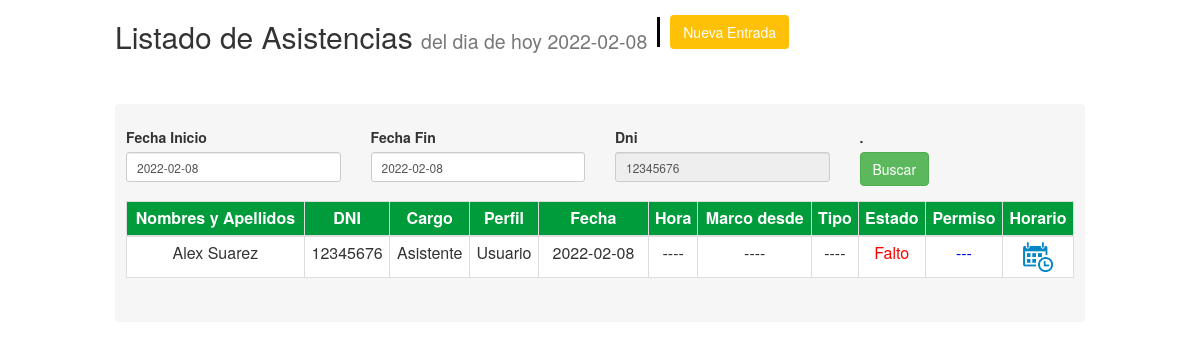
The app's page /modulos/asistencia_usuario/vista_asistencia.php (signed in) with its own data.
### tables this page shows
CREATE TABLE `t_usuario` (
  `id_usuario` int(11) NOT NULL AUTO_INCREMENT,
  `id_perfil` int(11) NOT NULL,
  `dni` varchar(300) NOT NULL,
  `nombre` varchar(300) NOT NULL,
  `apellidos` varchar(300) NOT NULL,
  `id_sexo` int(11) NOT NULL,
  `fecha_nacimiento` date NOT NULL,
  `id_departamento` int(11) NOT NULL,
  `telefono` varchar(300) NOT NULL,
  `clave` varchar(300) NOT NULL,
  `id_cargo` int(11) NOT NULL,
  `id_sede` int(11) NOT NULL,
  `fecha_inicio_contrato` date NOT NULL,
  `fecha_termino_contrato` date NOT NULL,
  `id_usu_crea` int(11) NOT NULL,
  `fec_crea` datetime NOT NULL,
  `id_usu_mod` int(11) NOT NULL,
  `fec_mod` datetime NOT NULL,
  `id_estado` int(11) NOT NULL,
  `id_tipo_contrato_2` int(11) NOT NULL,
  `id_horario` int(11) NOT NULL,
  PRIMARY KEY (`id_usuario`),
  KEY `id_sexo` (`id_sexo`),
  KEY `id_departamento` (`id_departamento`),
  KEY `id_perfil` (`id_perfil`),
  KEY `id_cargo` (`id_cargo`),
  KEY `id_sede` (`id_sede`),
  KEY `id_estado` (`id_estado`),
  KEY `id_horario` (`id_horario`),
  KEY `id_tipo_contrato_2` (`id_tipo_contrato_2`),
  CONSTRAINT `t_usuario_ibfk_1` FOREIGN KEY (`id_perfil`) REFERENCES `t_perfil` (`id_perfil`),
  CONSTRAINT `t_usuario_ibfk_2` FOREIGN KEY (`id_sexo`) REFERENCES `t_sexo` (`id_sexo`),
  CONSTRAINT `t_usuario_ibfk_3` FOREIGN KEY (`id_departamento`) REFERENCES `t_departamento` (`id_departamento`),
  CONSTRAINT `t_usuario_ibfk_4` FOREIGN KEY (`id_cargo`) REFERENCES `t_cargo` (`id_cargo`),
  CONSTRAINT `t_usuario_ibfk_5` FOREIGN KEY (`id_sede`) REFERENCES `t_sede` (`id_sede`),
  CONSTRAINT `t_usuario_ibfk_6` FOREIGN KEY (`id_estado`) REFERENCES `t_estado` (`id_estado`),
  CONSTRAINT `t_usuario_ibfk_7` FOREIGN KEY (`id_tipo_contrato_2`) REFERENCES `t_tipo_contrato` (`id_tipo_contrato`),
  CONSTRAINT `t_usuario_ibfk_8` FOREIGN KEY (`id_horario`) REFERENCES `t_horario` (`id_horario`)
);

CREATE TABLE `t_cargo` (
  `id_cargo` int(11) NOT NULL AUTO_INCREMENT,
  `nombre_cargo` varchar(300) NOT NULL,
  `id_estado` int(11) NOT NULL,
  `id_usu_crea` int(11) NOT NULL,
  `fec_crea` datetime NOT NULL,
  `id_usu_mod` int(11) NOT NULL,
  `fec_mod` datetime NOT NULL,
  PRIMARY KEY (`id_cargo`),
  KEY `id_estado` (`id_estado`),
  KEY `id_usu_crea` (`id_usu_crea`),
  KEY `id_usu_mod` (`id_usu_mod`),
  CONSTRAINT `t_cargo_ibfk_1` FOREIGN KEY (`id_estado`) REFERENCES `t_estado` (`id_estado`),
  CONSTRAINT `t_cargo_ibfk_2` FOREIGN KEY (`id_usu_crea`) REFERENCES `t_usuario` (`id_usuario`),
  CONSTRAINT `t_cargo_ibfk_3` FOREIGN KEY (`id_usu_mod`) REFERENCES `t_usuario` (`id_usuario`)
);

CREATE TABLE `t_perfil` (
  `id_perfil` int(11) NOT NULL AUTO_INCREMENT,
  `nombre_perfil` varchar(200) NOT NULL,
  `descripcion` varchar(300) NOT NULL,
  PRIMARY KEY (`id_perfil`)
);

### clases/conexion.php (called while the page is built, shortened)
<?php
class Conectar
{
	public static function con()
	{
		$conexion=mysql_connect("localhost","root","emergepassw0rd$");
		return $conexion;
	}
}
?>

### clases/usuario/class_usuario.php (called while the page is built, shortened)
<?php
class usuario {
    private $usuario;
    public function __construct() {
        $this->usuario = array();
    }
    public function seleccion_usuario($id_usuario) {
        $sql = "SELECT u.*,s.nombre_sexo,d.nombre_departamento,c.nombre_cargo,se.nombre_sede,p.nombre_perfil,h.* from t_usuario u
INNER JOIN t_horario h on h.id_horario=u.id_horario
INNER JOIN t_sexo s on s.id_sexo=u.id_sexo
INNER JOIN t_departamento d on d.id_departamento=u.id_departamento
INNER JOIN t_cargo c on c.id_cargo=u.id_cargo
INNER JOIN t_sede se on se.id_sede=u.id_sede
INNER JOIN t_perfil p on p.id_perfil=u.id_perfil
where id_usuario=$id_usuario;";
        $res = mysql_query($sql, Conectar::con());
        while ($reg = mysql_fetch_assoc($res)) {
            $this->usuario[] = $reg;
        }
        return $this->usuario;
    }
}
?>

### clases/asistencia/class_asistencia.php (called while the page is built, shortened)
<?php
class asistencia {
    private $asistencia;
    public function __construct() {
        $this->asistencia = array();
    }
    public function generar_fecha($fec_ini, $contador,$id_dias) {
        if($id_dias==1){
            $var="not";
        }else{
            $var="";
        }
        $sql="SELECT * from (
SELECT datos ,DATE_FORMAT(datos,'%W')dia from(
SELECT ADDDATE('$fec_ini',INTERVAL $contador DAY) as datos) as da
) as  img
where  $var dia='Sunday'";
        $res = mysql_query($sql, Conectar::con());
        while ($reg = mysql_fetch_assoc($res)) {
            $this->asistencia[] = $reg;
        }
        return $this->asistencia;
    }
    public function obtener_total_dia($fecha_inicio, $fecha_fin) {
        $sql = "SELECT DATEDIFF('$fecha_fin','$fecha_inicio')as numero";
        $res = mysql_query($sql, Conectar::con());
        while ($reg = mysql_fetch_assoc($res)) {
            $this->asistencia[] = $reg;
        }
        return $this->asistencia;
    }
        public function get_asistencia_seleccion($fecha,$dni) {
        $sql = "SELECT a.*,u.nombre,u.apellidos,u.dni,p.nombre_perfil,c.nombre_cargo,t.nombre_tipo FROM t_asistencia a
INNER JOIN t_usuario u on u.id_usuario=a.id_usuario
INNER JOIN t_perfil p on p.id_perfil=u.id_perfil
INNER JOIN t_cargo c on c.id_cargo=u.id_cargo
INNER JOIN t_tipo t on t.id_tipo=a.id_tipo
where not a.id_estado=3 and a.fecha_ingreso ='$fecha' and u.dni like '%$dni%'";
        $res = mysql_query($sql, Conectar::con());
        return $this->asistencia;
    }
    public function buscar_horario($id_usuario) {
        $sql = "SELECT h.*,d.id_dias,d.nombre_dias from t_horario h
INNER JOIN t_usuario u on u.id_horario=h.id_horario
INNER JOIN t_dias d on d.id_dias=h.id_dias
where u.id_usuario=$id_usuario and h.id_estado=1;";
        $res = mysql_query($sql, Conectar::con());
        while ($reg = mysql_fetch_assoc($res)) {
            $this->asistencia[] = $reg;
        }
        return $this->asistencia;
    }
}
?>

### modulos/asistencia_usuario/vista_asistencia.php (the view, shortened to what this page needs)
<?php
$id_usuario_sesion = $_SESSION["id_user"];
$hoy = date("Y-m-d");
require_once '../../clases/usuario/class_usuario.php';
require_once '../../clases/asistencia/class_asistencia.php';
require_once '../../clases/conexion.php';
$clase_u = new usuario();
$regaw = $clase_u->seleccion_usuario($id_usuario_sesion);
$dni_usuario = $regaw[0]["dni"];
$nombre_usuario = $regaw[0]["nombre"];
$apellido_usuario = $regaw[0]["apellidos"];
$nombre_cargo_usuario = $regaw[0]["nombre_cargo"];
$nombre_perfil_usuario = $regaw[0]["nombre_perfil"];
$fecha_inicio_contrato = $regaw[0]["fecha_inicio_contrato"];
$clase_h = new asistencia();
$reg = $clase_h->buscar_horario($id_usuario_sesion);
$id_dias=$reg[0]["id_dias"];
?>
<html lang="es">
    <head>
        <link rel="stylesheet" href="../../paquetes/bootstrap/css/bootstrap.min.css">
        <link rel="stylesheet" href="../../paquetes/css/style.css">
        <link rel="stylesheet" type="text/css" href="../../paquetes/autocomplete/jquery.autocomplete.css" />
        <link rel="stylesheet" href="../../paquetes/autocomplete/jquery-ui.css"/>
    </head>
    <body  onLoad="sacarDate()">
        <?php
        if (isset($_GET["fec_ini"])) {
            $fec_ini = $_GET["fec_ini"];
            $fec_fin = $_GET["fec_fin"];
            $dni = $dni_usuario;
            $titulo = " del $fec_ini hasta el $fec_fin";
        } else {
            $fec_ini = $hoy;
            $fec_fin = $hoy;
            $titulo = " del dia de hoy $fec_ini";
        }
        ?>
        <div class="col-md-12 col-lg-10 col-lg-offset-1">
            <div class="center principal">
                <h2 class="pull-left title" >Listado de Asistencias <small><?php echo $titulo; ?></small></h2>
                <div class="divider pull-left" style="margin-right:10px"></div>
                <button type="button" class="btn btn-cancelar" data-toggle="modal" data-target="#modalNuevo" style="margin-top:15px;
                        margin-bottom: 5px;">
                    Nueva Entrada
                </button>
            </div>
            <div class="panel-tabla">
                <div class="row">
                    <div class="form-group form-group-sm col-md-3">
                        <label for="">Fecha Inicio</label>
                        <input type="text" class="form-control" id="b_fec_ini" value="<?php echo $fec_ini; ?>" placeholder="Fecha ini">
                    </div>
                    <div class="form-group form-group-sm col-md-3">
                        <label for="">Fecha Fin</label>
                        <input type="text" class="form-control" id="b_fec_fin" value="<?php echo $fec_fin; ?>" placeholder="Fecha fin">
                    </div>
                    <div class="form-group form-group-sm col-md-3">
                        <label for="">Dni</label>
                        <input type="text" class="form-control" id="b_dni" value="<?php echo $dni_usuario; ?>" disabled="true" placeholder="Dni">
                    </div>
                    <div class="form-group form-group-sm col-md-1">
                        <label for="">.</label>
                        <button type="button" class="btn btn-success" id="btn_consultar">
                            Buscar
                        </button>
                    </div>
                </div>
                <table class="table table-bordered table-condensed table-hover">
                    <thead class="background-thead">
                        <tr>
                            <th class="text-center">Nombres y Apellidos</th>
                            <th class="text-center">DNI</th>
                            <th class="text-center">Cargo</th>
                            <th class="text-center">Perfil</th>
                            <th class="text-center"  width="110px">Fecha</th>
                            <th class="text-center">Hora</th>
                            <th class="text-center">Marco desde</th>
                            <th class="text-center">Tipo</th>
                            <th class="text-center">Estado</th>
                            <th class="text-center">Permiso</th>
                            <th class="text-center">Horario</th>
                        </tr>
                    </thead>
                    <tbody class="background-tbody">
                        <?php
                        require_once('../../clases/asistencia/class_asistencia.php');
                        require_once('../../clases/conexion.php');
                        include('controlador/vista.php');
                        ?>
                    </tbody>
                </table>
            </div>
        </div>
    </body>
</html>

### modulos/asistencia_usuario/controlador/vista.php (shortened to what this page needs)
<?php
$id_usuario = $_SESSION["id_user"];
if (isset($id_usuario)) {
    if ($fec_ini > $hoy) {
        echo "<tr>";
        echo "<td>" . "" . "</td>";
        echo "<td>" . "" . "</td>";
        echo "<td>" . "" . "</td>";
        echo "<td>" . "" . "</td>";
        echo "<td>" . "" . "</td>";
        echo "<td>" . "" . "</td>";
        echo "<td>" . "" . "</td>";
        echo "<td>" . "" . "</td>";
        echo "<td>" . "" . "</td>";
        echo "</tr>";
    } else {
        $def = new asistencia();
        $consulta = $def->obtener_total_dia($fec_ini, $hoy, $id_dias);
        $numero = $consulta[0]["numero"];
        for ($i = 0; $i <= $numero; $i++) {
            $in = new asistencia();
            $consu = $in->generar_fecha($fec_ini, $i, $id_dias);
            @$fecha_incremental = $consu[0]["datos"];
            if ($fecha_incremental != null) {
                if ($fecha_incremental >= $fecha_inicio_contrato) {
                    $tra = new asistencia();
                    $reg = $tra->get_asistencia_seleccion($fecha_incremental, $dni_usuario);
                    @$id = $reg[0]["id_asistencia"];
                    if ($id == null) {
                        echo "<tr>";
                        echo "<td>" . $nombre_usuario . " " . $apellido_usuario . "</td>";
                        echo "<td>" . $dni_usuario . "</td>";
                        echo "<td>" . $nombre_cargo_usuario . "</td>";
                        echo "<td>" . $nombre_perfil_usuario . "</td>";
                        echo "<td>" . $fecha_incremental . "</td>";
                        echo "<td>" . "----" . "</td>";
                        echo "<td>" . "----" . "</td>";
                        echo "<td>" . "----" . "</td>";
                        echo "<td><font color =red >Falto</font></td>";
                        $cadena = "";
                        if ($cadena == "") {
                            $cadena = "---";
                        }
                        echo "<td><font color =blue >$cadena</font></td>";
                        echo "<td><a href='#' onclick='abrir_horario($id_usuario)'  data-toggle='modal' data-target='#modalHorario' ><img src='../../paquetes/img/horario.png' width='30px' height='30px'></a></td>";
                        echo "</tr>";
                    }
                }
            }
        }
    }
}
?>

### paquetes/css/style.css (style rules this page uses)
html { height: 100%; }
body { height: 100%; }
.divider { background: black; height: 30px; width: 3px; margin-top: 17px; }
.btn-cancelar { background-color:#ffc107 !important ; color:white; }
.background-thead { background-color: #009b3a; }
.background-tbody { background:white; }
.table-condensed>thead>tr>th { color: white; }
.title { margin-right:10px; }
.principal { margin-bottom:30px; }
.panel-tabla { background: #f6f6f6; padding: 22px 10px; margin-bottom: 20px; border: 1px solid transparent; border-radius: 4px; -webkit-box-shadow: 0 1px 1px rgba(0,0,0,.05); box-shadow: 0 1px 1px rgba(0,0,0,.05); margin-top:20px; }
tbody tr { text-align: center; }

### records on screen
t_usuario: dni "12345676", nombre "Alex", apellidos "Suarez", id_cargo.nombre_cargo "Asistente", id_perfil.nombre_perfil "Usuario", fecha_incremental "2022-02-08", cadena "---"

### other values on screen
$titulo "del dia de hoy 2022-02-08"
